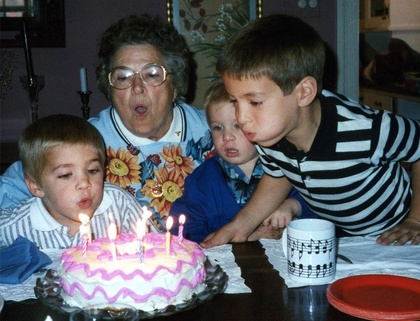
%> input picture Morphing/im1.jpg, 420 x 321 px, shrunk from 880 x 672 before the run
$ octave morphing.m   (GNU Octave 9; MATLAB toolbox functions it lacks are replaced by stand-ins)
%> lines starting %> are read from the running program, lines starting %| are printed output that depends on the picture
### Morphing/intermediate.m
function im3=intermediate(im1,im2,n,i,r,c)


for row=1:r
  for col=1:c
        q=double(im1(row,col));
        p=double(im2(row,col));
        im3(row,col)=p+(1-(i/n))*(q-p);
end
end

### Morphing/morphing.m
%%Morphing por interpolaci髇 lineal
%%Angel Hernandez
%%17/05/20158

clear all
im1=imread('im1.jpg');
%> im1 is the input picture: size 321x420x3 uint8; mean R, G, B 90, 89.7, 93
im2=imread('im2.jpg');
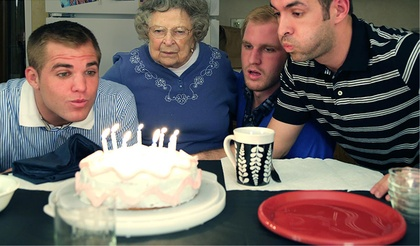
%> input picture Morphing/im2.jpg, 420 x 246 px, shrunk from 880 x 515 before the run
%> im2 is the input picture: size 246x420x3 uint8; mean R, G, B 113.3, 103.2, 100
%%Blanconegro
%%[r1,c1]=size(im1);
%%[r2,c2]=size(im2);
%%Color
[r1,c1,d1]=size(im1);
%> r1 = 321; c1 = 420; d1 = 3
[r2,c2,d2]=size(im2);
%> r2 = 246; c2 = 420; d2 = 3

r=min(r1,r2);
%> r = 246
c=min(c1,c2);
%> c = 420

im1=resize(im1,[r c 3]);
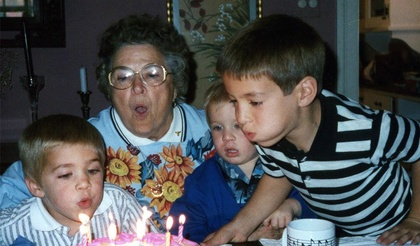
%> im1: size 246x420x3 uint8; mean R, G, B 80.2, 81.3, 82.2
im2=resize(im2,[r c 3]);

n=20;

for i=1:n
  %%B/N
  %im3(:,:)=intermediate(im1,im2,n,i,r,c);
  %%Color
  im3(:,:,1)=intermediate(im1(:,:,1),im2(:,:,1),n,i,r,c);
  im3(:,:,2)=intermediate(im1(:,:,2),im2(:,:,2),n,i,r,c);
  im3(:,:,3)=intermediate(im1(:,:,3),im2(:,:,3),n,i,r,c);
  im3=cat(3,im3(:,:,1),im3(:,:,2),im3(:,:,3));
  imshow(uint8(im3));
  %%imwrite(im3+im1);%%('im3'+'im1'".jpg");
%> (the run ends here)
